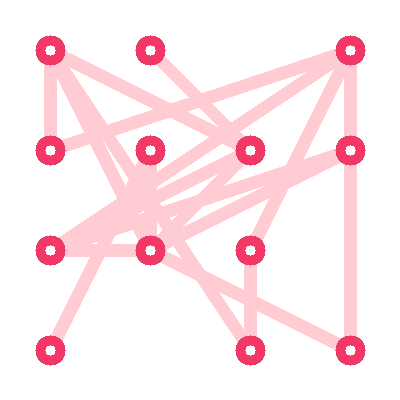
#> input picture photos/test.png, 400 x 400 px
$ python demo_absdiff.py
#> lines starting #> are read from the running program, lines starting #| are printed output that depends on the picture; after the words box and inside, x2 and y2 are one past the last pixel; in counts of white or black regions, pixels touching at a corner belong together
import cv2
import numpy as np

image = cv2.imread("photos/test.png", cv2.IMREAD_GRAYSCALE)
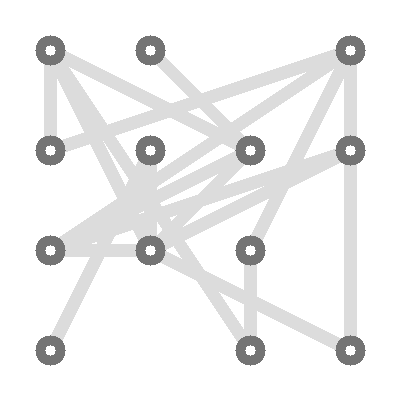
#> image: shape (400, 400); min 116, max 255, mean 240.2

kernel = cv2.getStructuringElement(cv2.MORPH_RECT, (3, 3))
dilate_img = cv2.dilate(image, kernel)
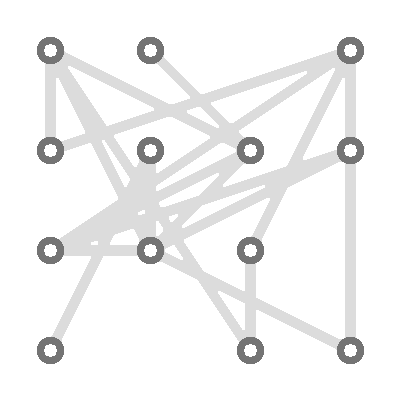
#> dilate_img: shape (400, 400); min 116, max 255, mean 243.2
erode_img = cv2.erode(image, kernel)
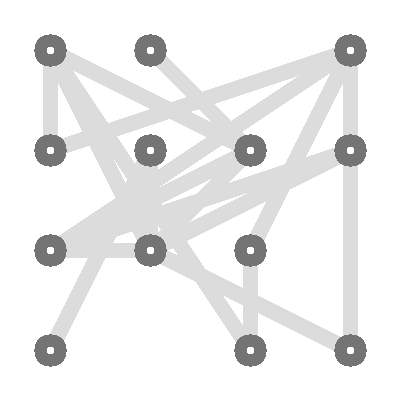
#> erode_img: shape (400, 400); min 116, max 255, mean 237.4

absdiff_img = cv2.absdiff(dilate_img, erode_img)
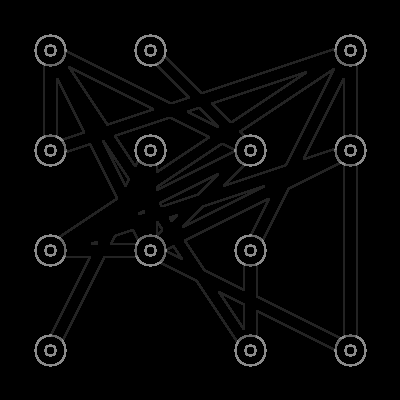
#> absdiff_img: shape (400, 400); min 0, max 139, mean 5.8
retval, threshold_img = cv2.threshold(absdiff_img, 40, 255, cv2.THRESH_BINARY)
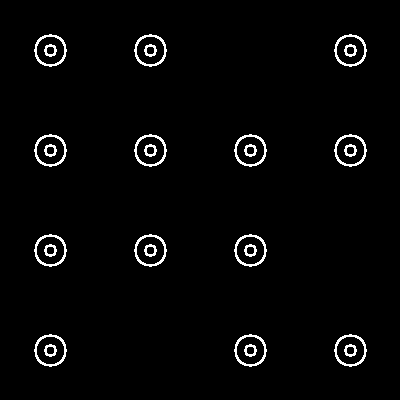
#> threshold_img: shape (400, 400); 2.7% white in thin lines or dots, all inside (x1, y1, x2, y2) = (34, 34, 367, 367)
result = cv2.bitwise_not(threshold_img)

cv2.imshow("raw", image)
cv2.imshow("dilate_img", dilate_img)
cv2.imwrite("photos/dilate_img.png", dilate_img)
cv2.imshow("erode_img", erode_img)
cv2.imwrite("photos/erode_img.png", erode_img)
cv2.imshow("absdiff_img", absdiff_img)
cv2.imwrite("photos/absdiff_img.png", absdiff_img)
cv2.imshow("threshold_img", threshold_img)
cv2.imwrite("photos/threshold_img.png", threshold_img)
cv2.imshow("result", result)
cv2.imwrite("photos/result.png", result)
cv2.waitKey(0)
cv2.destroyAllWindows()

$ run again, with photos/circle.png copied over photos/test.png
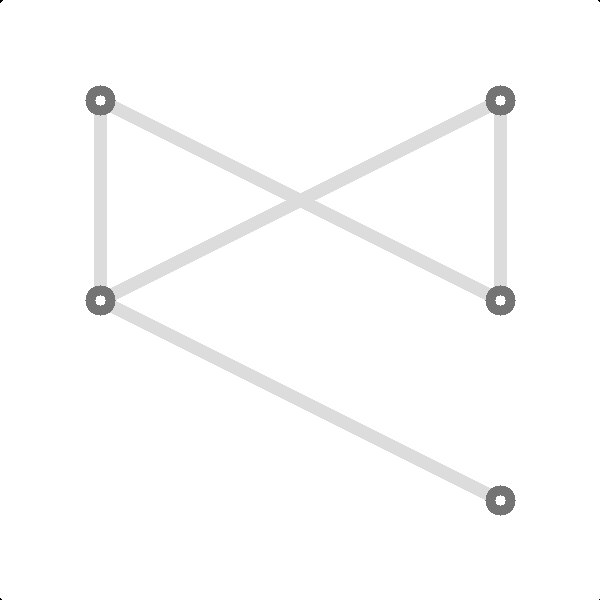
#> input picture photos/circle.png, 600 x 600 px
#> image is the input picture: shape (600, 600); min 0, max 255, mean 251.8
#> `absdiff_img = cv2.absdiff(dilate_img, erode_img)`:
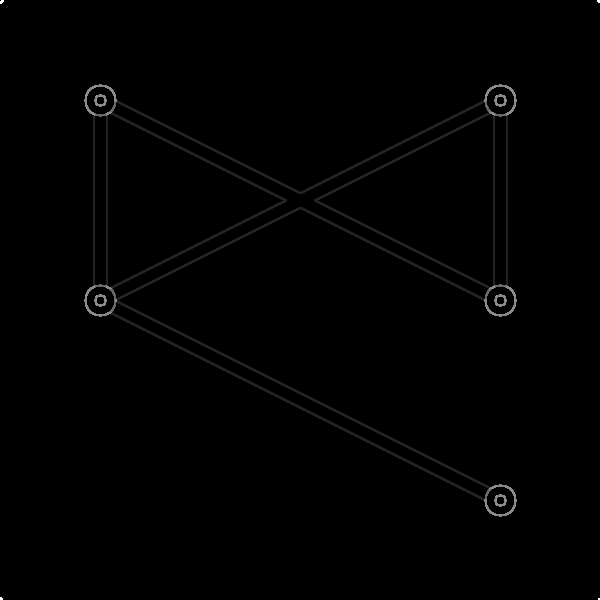
#> absdiff_img: shape (600, 600); min 0, max 255, mean 1.4
#> `retval, threshold_img = cv2.threshold(absdiff_img, 40, 255, cv2.THRESH..`:
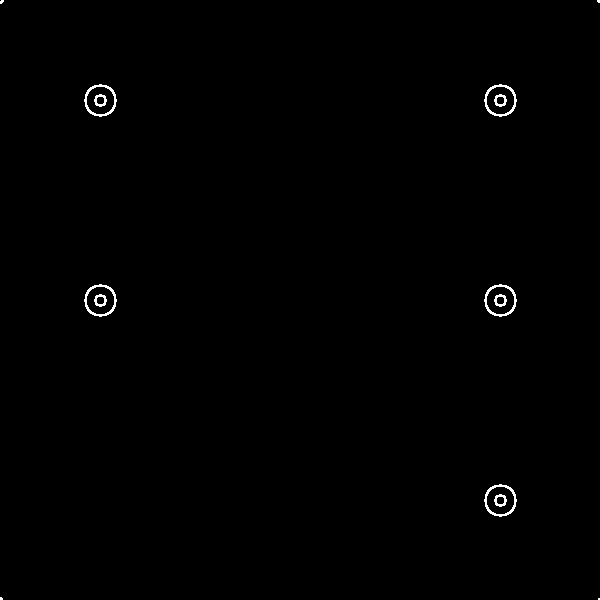
#> threshold_img: shape (600, 600); 0.46% white in thin lines or dots
#> result: shape (600, 600); 99.5% white; black in thin lines or dots
